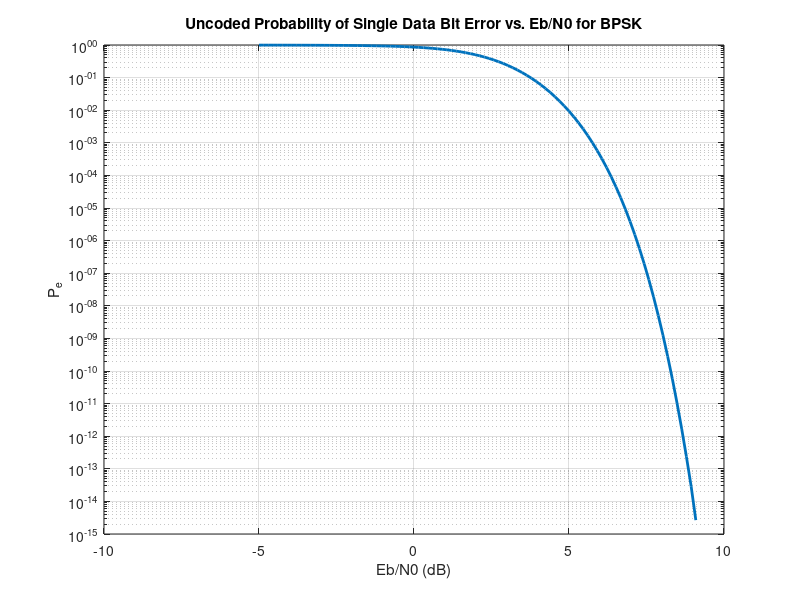

The MATLAB source for this figure:
%% Problem 3.a
% define block code
k = 12;
n = 24;
dmin = 8;
% Define Eb/N0 values in dB
EbN0dB = linspace(-5, 10, 100);

% Convert Eb/N0 to linear scale
EbN0 = 10.^(2*(EbN0dB / 10));

% Calculate the theoretical Pe for BPSK
Pb_theoretical = 0.5 * qfunc(sqrt(EbN0));

Pe_theoretical = 1 - (1-Pb_theoretical).^n;

% Plot the results
semilogy(EbN0dB, Pe_theoretical, 'LineWidth', 2);
title('Uncoded Probability of Single Data Bit Error vs. Eb/N0 for BPSK');
xlabel('Eb/N0 (dB)');
ylabel('P_e');
grid on;
